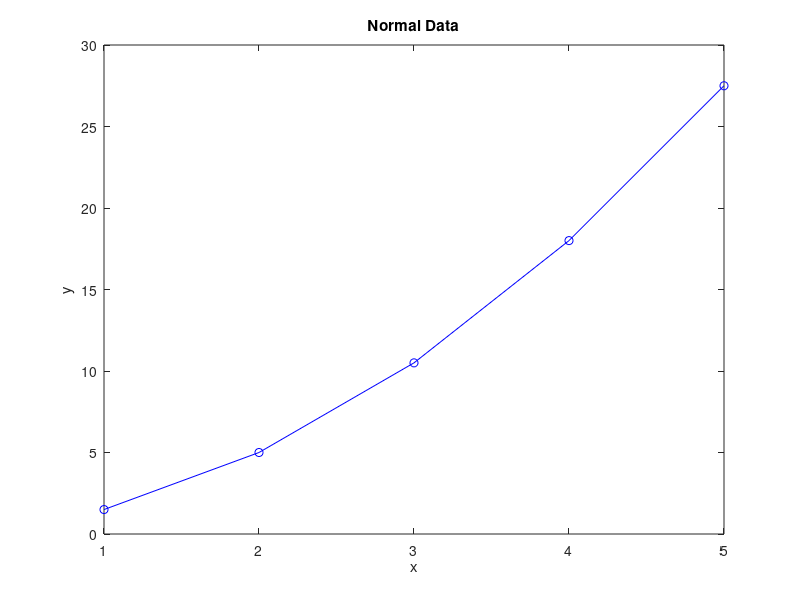
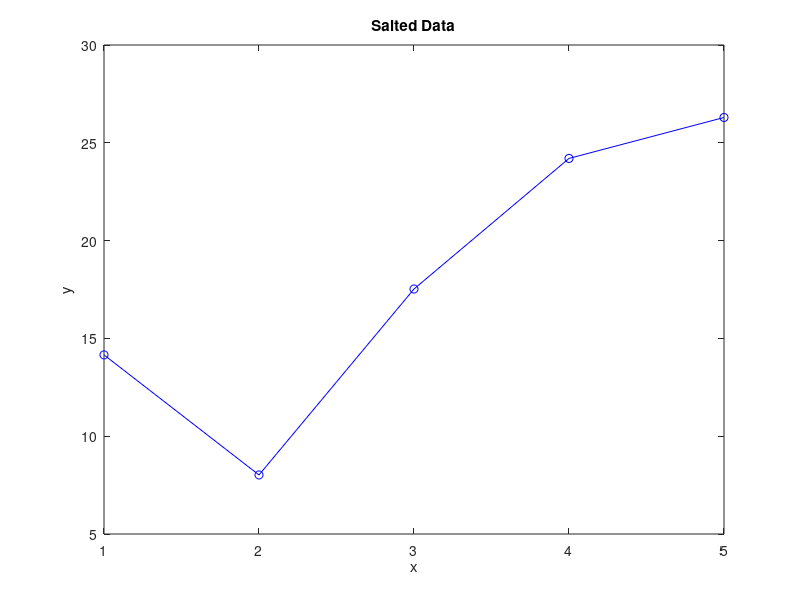
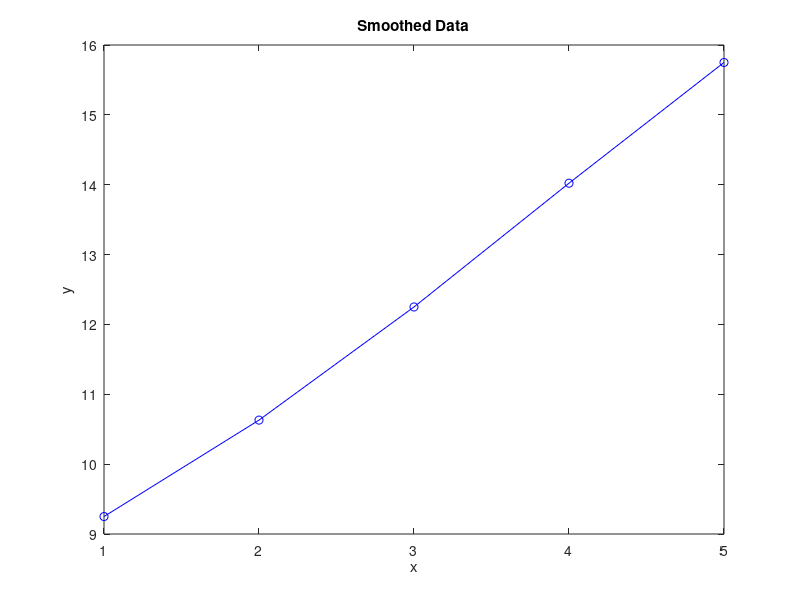

Source code (MATLAB) for these figures, in order:
function main()
    generateFunctionValues();
    saltData();
    smoothData();
end

function generateFunctionValues()
    n = input('Enter the amount of times you''d like x to run: ');
    fileName = input('Name for your csv file (include .csv & don''t reuse current file names): ', 's');
    xValues = (1:n)';
    yValues = xValues.^2 + 0.5 * xValues;
    fprintf('X,Y\n');
    for i = 1:length(xValues)
        fprintf('%.0f,%.2f\n', xValues(i), yValues(i));
    end
    figure;
    plot(xValues, yValues, 'b-o');
    title('Normal Data');
    xlabel('x');
    ylabel('y');
    exportCSVFile(xValues, yValues, fileName);
end

function exportCSVFile(xValues, yValues, filename)
    data = [xValues yValues];
    fid = fopen(filename, 'w');
    fprintf(fid, 'x,y\n');
    fclose(fid);
    dlmwrite(filename, data, '-append');
    fprintf('Exported to: %s\n', filename);
end

function [xValues, yValues] = loadCSVFile(filename)
    data = csvread(filename, 1, 0);
    xValues = data(:,1);
    yValues = data(:,2);
end

function saltData()
    fileName = input('Enter a file you''d like to salt: ', 's');
    [xValues, yValues] = loadCSVFile(fileName);

    meanY = mean(yValues);
    defaultSaltRange = meanY * 0.5;

    saltRangeInput = input(['Enter the preferred salt value (hit Enter for default ' num2str(defaultSaltRange) '): '],'s');
    if isempty(saltRangeInput)
        saltRange = defaultSaltRange;
    else
        saltRange = str2double(saltRangeInput);
    end

    % Use normal (Gaussian) noise, like Java's nextGaussian()
    salt = randn(size(yValues)) * saltRange;
    ySalted = yValues + salt;

    exportCSVFile(xValues, ySalted, 'saltedValues.csv');
    figure;
    plot(xValues, ySalted, 'b-o');
    title('Salted Data');
    xlabel('x');
    ylabel('y');
    disp('Salted data exported. Viewable in the files panel to the left.');
end

function smoothData()
    fileName = input('Enter the file name you''d like to smooth: ', 's');
    windowSize = input('Enter the window size (Ex. 5 means +/-5): ');
    [xValues, yValues] = loadCSVFile(fileName);

    n = length(yValues);
    smoothedY = zeros(n,1);

    for i = 1:n
        weightedSum = 0;
        totalWeight = 0;
        for j = -windowSize:windowSize
            idx = i + j;
            if idx >= 1 && idx <= n
                weight = windowSize + 1 - abs(j);
                weightedSum = weightedSum + yValues(idx) * weight;
                totalWeight = totalWeight + weight;
            end
        end
        smoothedY(i) = weightedSum / totalWeight;
    end

    exportCSVFile(xValues, smoothedY, 'smoothedValues.csv');
    figure;
    plot(xValues, smoothedY, 'b-o');
    title('Smoothed Data');
    xlabel('x');
    ylabel('y');
    disp('Smoothed data exported. Viewable in the files panel to the left.');
end